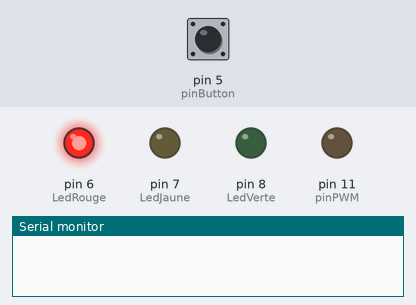
Bench run of a sketch on a simulated Arduino Uno, built with avr-gcc and run on an emulated ATmega328P. Parts: output pins drawn as LEDs (lit = HIGH), the last lines printed to the serial monitor. The inputs (shaded band) are chosen by the test bench; at power-on: pin 5 (pinButton) HIGH.

Above: at 1.2 s.
1.3 s: pin 5 (pinButton) pulled LOW for 3.2 s
At 5.6 s:
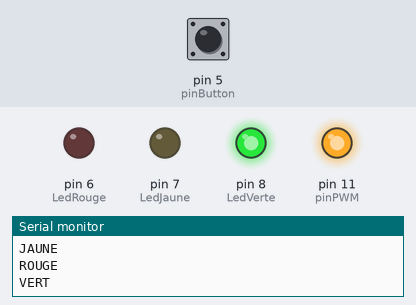
6.0 s: pin 5 (pinButton) pulled LOW for 0.15 s
At 6.9 s:
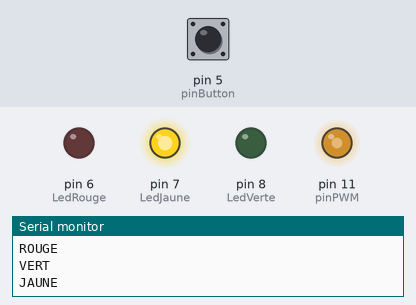
7.6 s: pin 5 (pinButton) pulled LOW for 1 s
At 8.5 s:
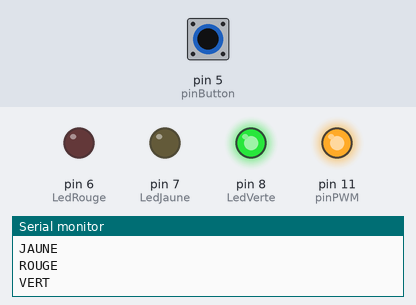
Timing chart, 0 to 10.6 s (numbered marks = the images above; inputs shaded):
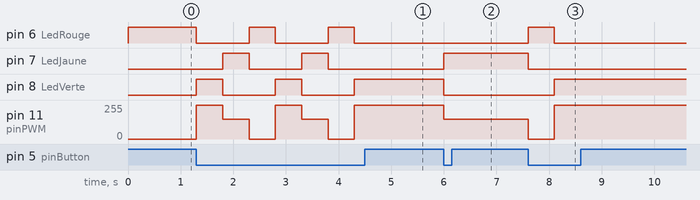

The sketch:

CodeArduino.ino
```cpp
const int pinButton = 5;
const int LedVerte = 8;
const int LedRouge = 6;
const int LedJaune = 7;
const int pinPWM = 11;
int pwmValues[] = {255, 150, 0}; // 3 vitesses definies pr le ventilateur
int iterator = 2;
int buttonState = HIGH;

void setup() {
  pinMode(pinButton, INPUT);
  pinMode(pinPWM, OUTPUT);
  pinMode(LedVerte, OUTPUT);
  pinMode(LedRouge, OUTPUT);
  pinMode(LedJaune, OUTPUT);

  analogWrite(pinPWM, pwmValues[iterator]); // Vitesse maximum à l'allumage
  digitalWrite(LedRouge, HIGH);
  digitalWrite(LedVerte, LOW);
  digitalWrite(LedJaune, LOW); // Led rouge On à l'allumage
  Serial.begin(9600);
}

void loop() {
  buttonState = digitalRead(pinButton); // Lecture de l'état du bouton$

  // Changement de vitesse à chaque appuis
  if (buttonState == LOW) {

    if (iterator == 2) {
      iterator = 0;
    } else {
      iterator++;
    }

    // Allumage des LEDs en fonction de la vitesse du ventilateur
    if (iterator == 2) {
      digitalWrite(LedRouge, HIGH);
      digitalWrite(LedVerte, LOW);
      digitalWrite(LedJaune, LOW);
      Serial.println("ROUGE");
    } else if (iterator == 1) {
      digitalWrite(LedRouge, LOW);
      digitalWrite(LedVerte, LOW);
      digitalWrite(LedJaune, HIGH);
      Serial.println("JAUNE");
    } else {
      digitalWrite(LedRouge, LOW);
      digitalWrite(LedVerte, HIGH);
      digitalWrite(LedJaune, LOW);
      Serial.println("VERT");
    }

    analogWrite(pinPWM, pwmValues[iterator]);
    delay(500); // Ajout d'un délai pour éviter les rebonds du bouton
  }
}
```

Measured:
- after the input at 1.3 s, pin 6 (LedRouge): alternates HIGH for 0.50 s and LOW for 1.0 s, starting at once; pin 7 (LedJaune): alternates HIGH for 0.50 s and LOW for 1.0 s, 4 changes in all, then stays LOW, starting after 0.50 s
- after the input at 6.0 s, pin 7 (LedJaune): LOW → HIGH at once; pin 8 (LedVerte): HIGH → LOW at once; pin 11 (pinPWM): 255/255 → 150/255 at once
- after the input at 7.6 s, pin 6 (LedRouge): LOW → HIGH at once, → LOW 0.50 s later; pin 7 (LedJaune): HIGH → LOW at once; pin 8 (LedVerte): LOW → HIGH after 0.50 s; pin 11 (pinPWM): 150/255 → 0/255 at once, → 255/255 0.50 s later
